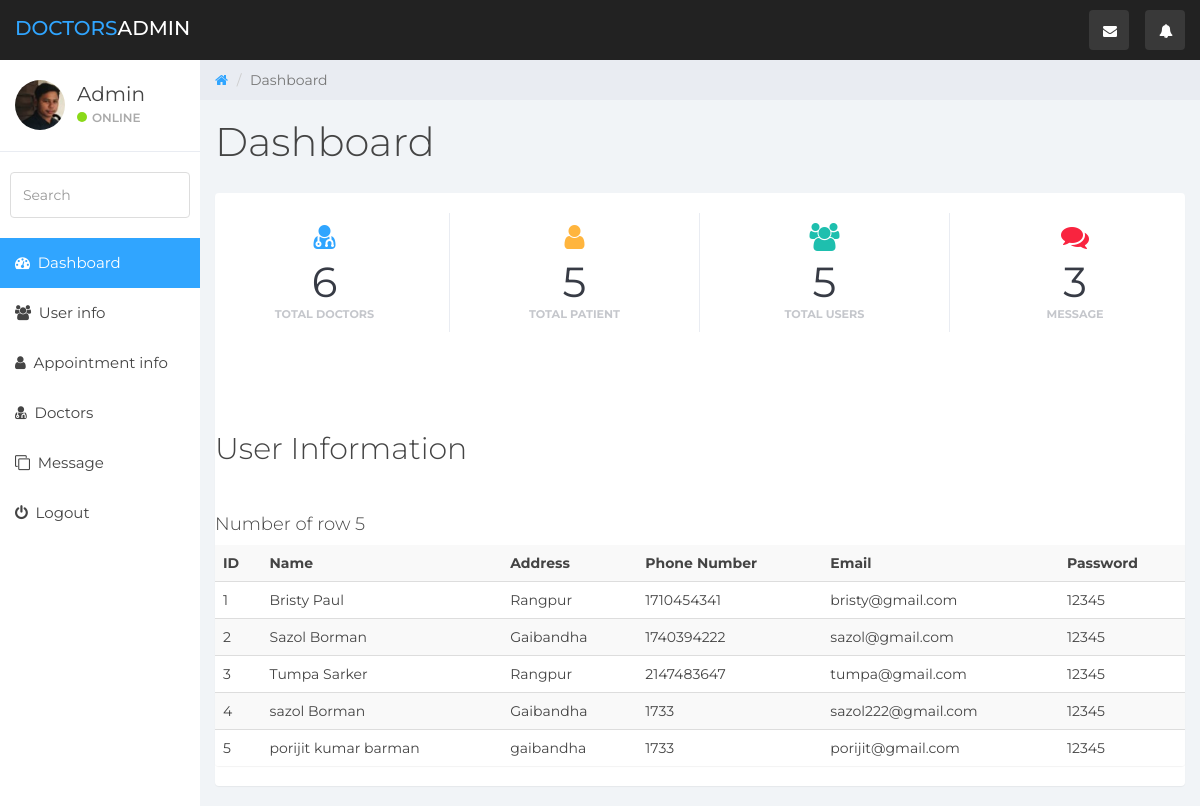
Screenshot of /admin/userinfo.php (signed in) with the database file from the repository.
### tables this page shows
CREATE TABLE `web` (
  `id` int(100) NOT NULL,
  `name` varchar(100) NOT NULL,
  `address` varchar(255) NOT NULL,
  `pnumber` int(20) NOT NULL,
  `email` varchar(50) NOT NULL,
  `password` int(50) NOT NULL
);

### admin/userinfo.php (the view, shortened to what this page needs)
 <?php
include "lip/connection.php";
$sql = "SELECT * FROM web";
$result = $conn->query($sql);
$counting = $result -> num_rows;
 ?>
  <?php
include "lip/connection.php";
$sql = "SELECT * FROM messageinfo";
$result = $conn->query($sql);
$countingg = $result -> num_rows;
 ?>
<?php
include "lip/connection.php";
$sql = "SELECT * FROM web ";
$result = $conn->query($sql);
$count = $result -> num_rows;
 ?>
<!DOCTYPE html>
<html>
<head>
	<link href="css/bootstrap.min.css" rel="stylesheet">
	<link href="css/font-awesome.min.css" rel="stylesheet">
	<link href="css/datepicker3.css" rel="stylesheet">
	<link href="css/styles.css" rel="stylesheet">
</head>
<body>
	<nav class="navbar navbar-custom navbar-fixed-top" role="navigation">
		<div class="container-fluid">
			<div class="navbar-header">
				<a class="navbar-brand" href="#"><span>Doctors</span>Admin</a>
				<ul class="nav navbar-top-links navbar-right">
					<li class="dropdown"><a class="dropdown-toggle count-info" data-toggle="dropdown" href="#">
						<em class="fa fa-envelope"></em><span class="label label-danger"></span>
					</a>
					</li>
					<li class="dropdown"><a class="dropdown-toggle count-info" data-toggle="dropdown" href="#">
						<em class="fa fa-bell"></em><span class="label label-info"></span>
					</a>
					</li>
				</ul>
			</div>
		</div>
	</nav>
	<div id="sidebar-collapse" class="col-sm-3 col-lg-2 sidebar">
		<div class="profile-sidebar">
			<div class="profile-userpic">
				<img src="sazol.jpg" class="img-responsive" alt="">
			</div>
			<div class="profile-usertitle">
				<div class="profile-usertitle-name">Admin</div>
				<div class="profile-usertitle-status"><span class="indicator label-success"></span>Online</div>
			</div>
		</div>
		<form role="search">
			<div class="form-group">
				<input type="text" class="form-control" placeholder="Search">
			</div>
		</form>
		<ul class="nav menu">
			<li class="active"><a href="index.php"><em class="fa fa-dashboard">&nbsp;</em> Dashboard</a></li>
			<li><a href="userinfo.php"><em class="fa fa-users">&nbsp;</em> User info</a></li>
			<li><a href="appointmentinfo.php"><em class="fa fa-user">&nbsp;</em> Appointment info</a></li>
			<li><a href="doctors.php"><em class="fa fa-user-md">&nbsp;</em> Doctors</a></li>
			<li><a href="message.php"><em class="fa fa-clone">&nbsp;</em> Message</a></li>
			<li><a href="login.php"><em class="fa fa-power-off">&nbsp;</em> Logout</a></li>
		</ul>
	</div>
	<div class="col-sm-9 col-sm-offset-3 col-lg-10 col-lg-offset-2 main">
		<div class="row">
			<ol class="breadcrumb">
				<li><a href="#">
					<em class="fa fa-home"></em>
				</a></li>
				<li class="active">Dashboard</li>
			</ol>
		</div>
		<div class="row">
			<div class="col-lg-12">
				<h1 class="page-header">Dashboard</h1>
			</div>
		</div>
		<div class="panel panel-container">
			<div class="row">
				<div class="col-xs-6 col-md-3 col-lg-3 no-padding">
					<div class="panel panel-teal panel-widget border-right">
						<div class="row no-padding"><em class="fa fa-xl fas fa-user-md color-blue"></em>
							<div class="large">6</div>
							<div class="text-muted">Total Doctors</div>
						</div>
					</div>
				</div>
				<div class="col-xs-6 col-md-3 col-lg-3 no-padding">
					<div class="panel panel-blue panel-widget border-right">
						<div class="row no-padding"><em class="fa fa-xl fas fa-user  color-orange"></em>
							<div class="large"><?php echo $count; ?></div>
							<div class="text-muted">Total Patient</div>
						</div>
					</div>
				</div>
				<div class="col-xs-6 col-md-3 col-lg-3 no-padding">
					<div class="panel panel-orange panel-widget border-right">
						<div class="row no-padding"><em class="fa fa-xl fa-users color-teal"></em>
							<div class="large"><?php echo $counting; ?></div>
							<div class="text-muted">Total Users</div>
						</div>
					</div>
				</div>
				<div class="col-xs-6 col-md-3 col-lg-3 no-padding">
					<div class="panel panel-red panel-widget ">
						<div class="row no-padding"><em class="fa fa-xl far fa-comments color-red"></em>
							<div class="large"><?php echo $countingg; ?></div>
							<div class="text-muted">Message</div>
						</div>
					</div>
				</div>
			</div>
			<div class="row">
			<div class="col-md-12">
				<div class="panel panel-default xxx">
					<h2>User Information</h2><br>
	<h4>Number of row <?php echo $count; ?></h4>
	<table class="table table-striped table-dark">
		<tr>
			<th>ID</th>
			<th>Name</th>
			<th>Address</th>
			<th>Phone Number</th>
			<th>Email</th>
			<th>Password</th>
		</tr>
<?php if ($result -> num_rows > 0 ){ ?>
	<?php while($u_row = $result -> fetch_assoc()){ ?>
		<tr>
			<td><?php echo $u_row['id']; ?></td>
			<td><?php echo $u_row['name']; ?></td>
			<td><?php echo $u_row['address']; ?></td>
			<td><?php echo $u_row['pnumber']; ?></td>
			<td><?php echo $u_row['email']; ?></td>
			<td><?php echo $u_row['password']; ?></td>
		</tr>
	<?php } ?>
	<?php } ?>
	</table>
				</div>
			</div>
		</div>
	</div>
</body>
</html>

### admin/css/styles.css (style rules this page uses)
body { background: #f1f4f7; padding-top: 60px; font-size: 14px; color: #444444; font-family: "Montserrat", "Helvetica Neue", Helvetica, Arial, sans-serif; }
a, a:hover, a:focus { color: #30a5ff; }
h1, h2, h3, h4, h5, h6 { color: #444444; }
h1 { font-weight: 300; font-size: 40px; }
h2 { font-weight: 300; margin-bottom: 20px; }
h3, h4 { font-weight: 300; }
.large { font-size: 2em; }
.text-muted { color: #c5c7cc; }
.color-blue { color: #30a5ff; }
.color-teal { color: #1ebfae; }
.color-orange { color: #ffb53e; }
.color-red { color: #f9243f; }
.no-padding { padding: 0; margin: 0; }
.fa-xl { font-size: 2em; }
input.form-control { border: 1px solid #ddd; box-shadow: none; height: 46px; }
.navbar-custom { background: #222; height: 60px; }
.navbar-header .navbar-brand { color: #fff; font-size: 20px; text-transform: uppercase; font-weight: 500; height: 60px; padding-top: 18px; }
.navbar-header .navbar-brand span { color: #30a5ff; }
.dropdown { background: rgba(255, 255, 255, 0.1); float: left; margin: 10px 8px; padding: 0px; border-radius: 4px; }
.dropdown a.dropdown-toggle { color: #fff; height: 40px; width: 40px; padding-top: 11px; padding-left: 9px; }
.navbar-top-links li:last-child { margin-right: 15px; }
.dropdown em { margin: 0 5px; }
.label-success { background-color: #8ad919; }
.panel { border: 0; }
.panel-container { padding-top: 20px; }
.panel-blue { background: #30a5ff; color: #fff; }
.panel-teal { background: #1ebfae; color: #fff; }
.panel-orange { background: #ffb53e; color: #fff; }
.panel-red { background: #f9243f; color: #fff; }
.panel-widget { padding: 10px 0; position: relative; box-shadow: none; border-radius: 0; background: none; text-align: center; color: #333; }
.panel-widget .text-muted { margin-top: -6px; text-transform: uppercase; font-weight: bold; font-size: 0.8em; }
.panel-widget .large { color: #373b45; font-size: 3em; }
.border-right { border-right: 1px solid #dadbda; }
.panel .border-top, .panel .border-right, .panel .border-bottom, .panel .border-left { border-color: #e9ecf2; }
.navbar { border: 0; }
.sidebar { display: block; padding: 0; display: none; box-shadow: none; background: #fff; }
.sidebar ul { margin: 20px 0px; }
.sidebar form { padding: 10px 0 0 0; margin: 10px 10px 20px 10px; }
@media (min-width: 768px) { .sidebar { display: block; position: fixed; top: 60px; bottom: 0; left: 0; z-index: 1000; display: block; margin: 0; padding: 0; overflow-x: hidden; overflow-y: auto; } }
@media (min-width: 768px) { .navbar-header { width: 100%; } }
.sidebar ul.nav .active a, .sidebar ul.nav li.parent a.active, .sidebar ul.nav .active > a:hover, .sidebar ul.nav li.parent a.active:hover, .sidebar ul.nav .active > a:focus, .sidebar ul.nav li.parent a.active:focus { color: #fff; background-color: #30a5ff; }
.sidebar ul.nav li a { height: 50px; font-size: 15px; line-height: 2em; color: #444444; }
.profile-sidebar { padding: 10px 0; border-bottom: 1px solid #e9ecf2; }
.indicator { width: 10px; height: 10px; display: inline-block; border-radius: 9999px; margin-right: 5px; }
.profile-userpic img { float: left; margin: 10px 0px 0px 15px; width: 50px; height: 50px; border-radius: 9999px !important; }
.profile-usertitle { float: left; text-align: left; margin: 10px 0 0 12px; }
.profile-usertitle-name { font-size: 20px; margin-bottom: 0px; }
.profile-usertitle-status { text-transform: uppercase; color: #AAA; font-size: 12px; font-weight: 600; margin-bottom: 15px; }
.breadcrumb { border-radius: 0; padding: 10px 15px 10px 15px; background: #e9ecf2; margin: 0; }
h1.page-header { margin-top: 20px; border-bottom: 0; }
.table { background: #fff; }

### admin/userinfo.php (style rules this page uses)
.xxx { margin-top: 80px; }

### rows the page displays
web: id "1", name "Bristy Paul", address "Rangpur", pnumber "1710454341", email "bristy@gmail.com", password "12345"
web: id "2", name "Sazol Borman", address "Gaibandha", pnumber "1740394222", email "sazol@gmail.com", password "12345"
web: id "3", name "Tumpa Sarker", address "Rangpur", pnumber "2147483647", email "tumpa@gmail.com", password "12345"
web: id "4", name "sazol Borman", address "Gaibandha", pnumber "1733", email "sazol222@gmail.com", password "12345"
web: id "5", name "porijit kumar barman", address "gaibandha", pnumber "1733", email "porijit@gmail.com", password "12345"

### other values shown
$count "5"
$counting "5"
$countingg "3"
